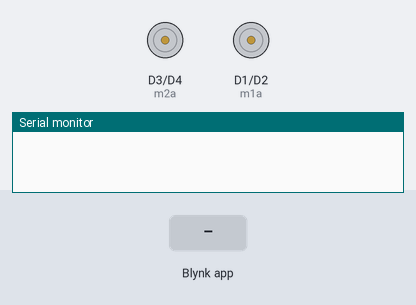
Bench run of a sketch on a simulated ESP8266 (NodeMCU). Shown: motor-driver pin pairs drawn as motors (green arrow = first pin HIGH = forward, orange = second pin HIGH = backward, longer = more drive), the last lines printed to the serial monitor. The test bench sets the inputs (shaded band). WiFi joins after 1.5 s; servers stay silent unless stated.

Above: at 3.0 s.
3.1 s: Blynk app writes 1 to V1
At 3.8 s:
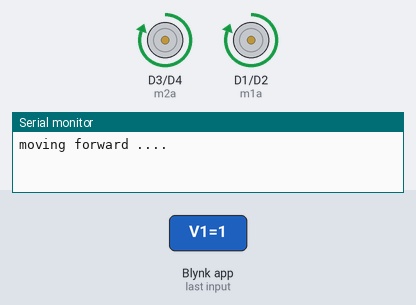
4.6 s: Blynk app writes 1 to V2
At 4.9 s:
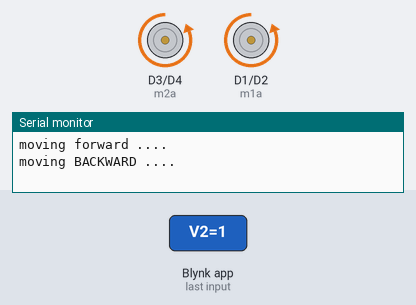
6.1 s: Blynk app writes 1 to V3
At 7.3 s:
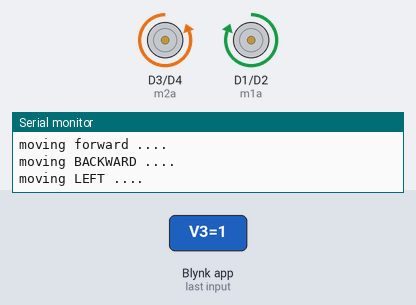
7.6 s: Blynk app writes 1 to V4
At 8.4 s:
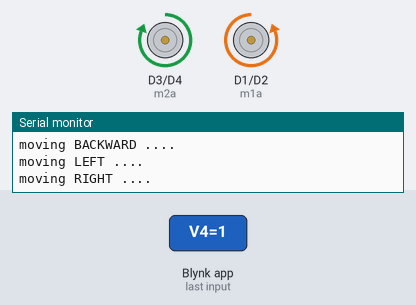
Timing chart, 0 to 10.1 s (numbered marks = the images above; inputs shaded):
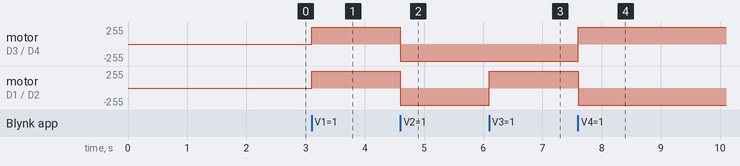

Measured:
- after the input at 3.1 s, motor on D3 (m2a) / D4 (m2b), motor on D1 (m1a) / D2 (m1b): stopped → forward 255/255 at once
- after the input at 4.6 s, motor on D3 (m2a) / D4 (m2b), motor on D1 (m1a) / D2 (m1b): forward 255/255 → backward 255/255 at once
- after the input at 6.1 s, motor on D1 (m1a) / D2 (m1b): backward 255/255 → forward 255/255 at once
- after the input at 7.6 s, motor on D3 (m2a) / D4 (m2b): backward 255/255 → forward 255/255 at once; motor on D1 (m1a) / D2 (m1b): forward 255/255 → backward 255/255 at once

The sketch:

nodemcu_blynk_robot.ino
```cpp
/* Comment this out to disable prints and save space */
#define BLYNK_PRINT Serial


#include <ESP8266WiFi.h>
#include <BlynkSimpleEsp8266.h>

// You should get Auth Token in the Blynk App.
// Go to the Project Settings (nut icon).
char auth[] = "d6e46b1b40904183b2f9ac51d42032e1";

// Your WiFi credentials.
// Set password to "" for open networks.
char ssid[] = "project";
char pass[] = "project12345";


#define m1a D1
#define m1b D2
#define m2a D3
#define m2b D4

void forward(void)
{
  Serial.println("moving forward ....");
  digitalWrite(m1a, HIGH);
  digitalWrite(m1b, LOW);
  digitalWrite(m2a, HIGH);
  digitalWrite(m2b, LOW);
   delay(100);
}

void backward(void)
{
  digitalWrite(m1a, LOW);
  digitalWrite(m1b, HIGH);
  digitalWrite(m2a, LOW);
  digitalWrite(m2b, HIGH);
   delay(100);
     Serial.println("moving BACKWARD ....");
}

void left(void)
{
  digitalWrite(m1a, HIGH);
  digitalWrite(m1b, LOW);
  digitalWrite(m2a, LOW);
  digitalWrite(m2b, HIGH);
  delay(100);
    Serial.println("moving LEFT ....");
}

void right(void)
{
  digitalWrite(m1a, LOW);
  digitalWrite(m1b, HIGH);
  digitalWrite(m2a, HIGH);
  digitalWrite(m2b, LOW);
  delay(100);
    Serial.println("moving RIGHT ....");
}

void stop_motor(void)
{
  digitalWrite(m1a, LOW);
  digitalWrite(m1b, LOW);
  digitalWrite(m2a, LOW);
  digitalWrite(m2b, LOW);
  delay(100);
    Serial.println("moving STOP ....");
}


BLYNK_WRITE(V1)
{
  int pin = param.asInt(); // assigning incoming value from pin V1 to a variable
if (pin == 1)
{
forward ();
}
}
BLYNK_WRITE(V2)
{
  int pin = param.asInt(); // assigning incoming value from pin V1 to a variable
if (pin == 1)
{
backward ();
}
}
BLYNK_WRITE(V3)
{
  int pin = param.asInt(); // assigning incoming value from pin V1 to a variable
if (pin == 1)
{
left ();
}
}
BLYNK_WRITE(V4)
{
  int pin = param.asInt(); // assigning incoming value from pin V1 to a variable
if (pin == 1)
{
right ();
}
}
BLYNK_WRITE(V5)
{
  int pin = param.asInt(); // assigning incoming value from pin V1 to a variable
if (pin == 1)
{
stop_motor();
}
}


void setup()
{
  // Debug console
  Serial.begin(9600);


pinMode(m1a,OUTPUT);
pinMode(m1b,OUTPUT);
pinMode(m2a,OUTPUT);
pinMode(m2b,OUTPUT);

  Blynk.begin(auth, ssid, pass);
  // You can also specify server:
  //Blynk.begin(auth, ssid, pass, "blynk-cloud.com", 80);
  //Blynk.begin(auth, ssid, pass, IPAddress(192,168,1,100), 8080);
}

void loop()
{
  Blynk.run();
  // You can inject your own code or combine it with other sketches.
  // Check other examples on how to communicate with Blynk. Remember
  // to avoid delay() function!
}
```
